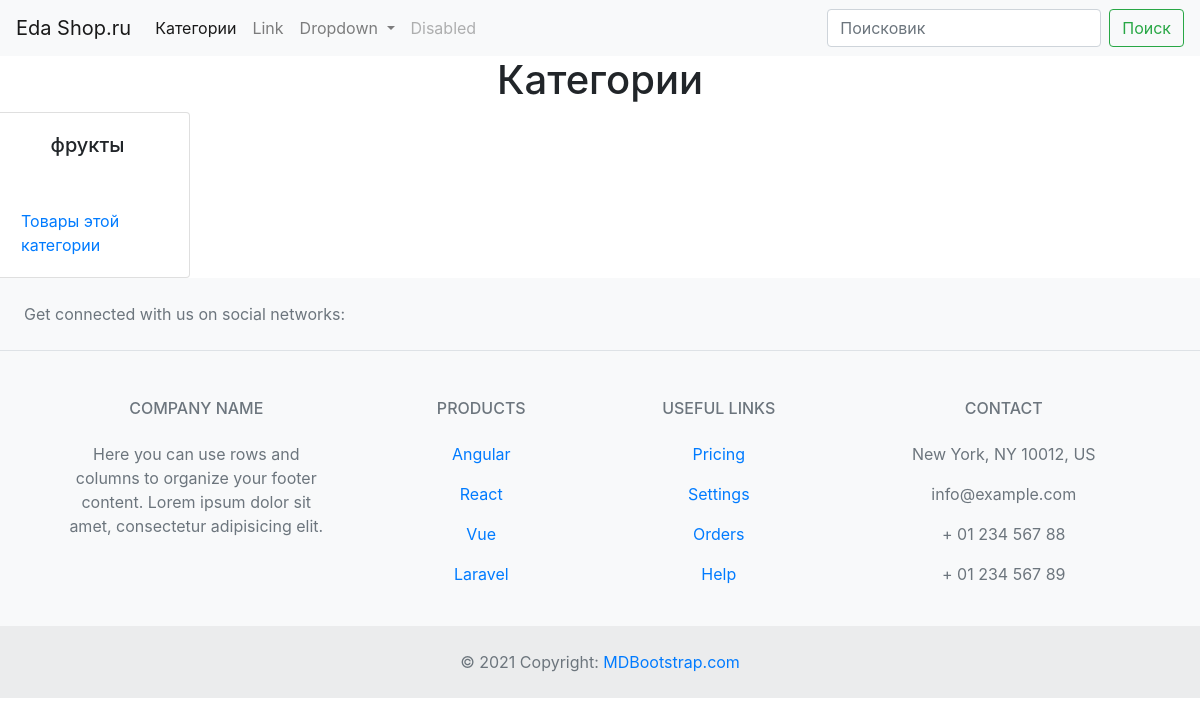
/product/all/, run on an earlier commit of the app's database.
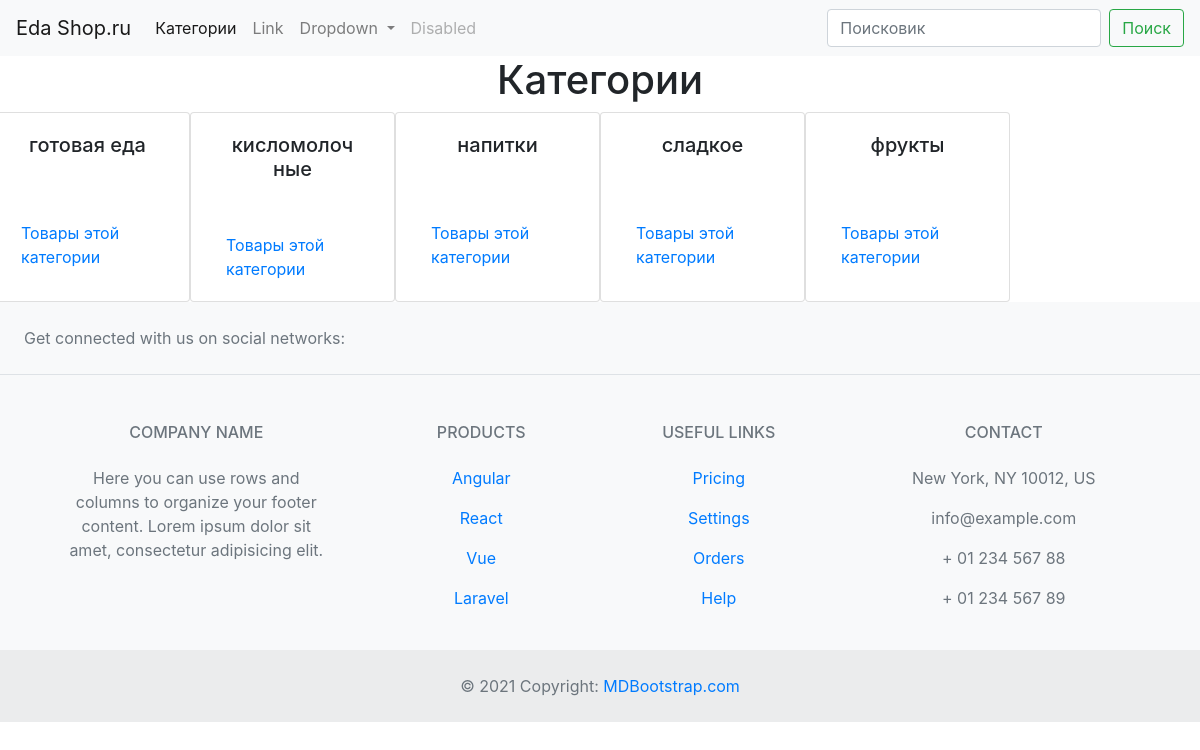
And on a later commit of the database.
### product/models.py (models this page shows, shortened)
class Category(models.Model):
    name = models.CharField(max_length=199,db_index = True)
    slug = models.SlugField(max_length=200,db_index = True,unique=True)
    class Meta:
        ordering = ("name",)
        verbose_name = 'Категория'
        verbose_name_plural = 'Категории'

### product/views.py (the view)
def category(request):
    category = models.Category.objects.all()
    return render(request, 'product/category.html', {'categorys' : category })

### templates/product/category.html (shortened to what this page needs)
{% extends "base.html" %}
{% load static %}
    {% block content %}
<h1 style="text-align:center">Категории</h1>
    <div class="container-category">
      <div class="row">
    {% for category in categorys %}
        <div class="card col-11 col-sm-11 col-md-5 col-lg-2 col-xl-2"   >
          <div class="card-body">
            <h5 class="card-title" style="text-align:center">{{category.name}}</h5>
          </div>
          <div class="card-body">
            <a href="#" class="card-link">Товары этой категории</a>
          </div>
        </div>
    {% endfor %}
          </div>
          </div>
    {% endblock %}

### templates/base.html (shortened to what this page needs)
<!DOCTYPE html>
{% load static %}
<html lang="en">
<head>
  <link rel="stylesheet" type="text/css" href="{% static 'css/index.css' %}"/>
    <link rel="stylesheet" href="https://stackpath.bootstrapcdn.com/bootstrap/4.1.3/css/bootstrap.min.css">
</head>
<body>
    <nav class="navbar navbar-expand-lg navbar-light bg-light">
      <a class="navbar-brand" href="#">Eda Shop.ru</a>
      <div class="collapse navbar-collapse" id="navbarSupportedContent">
        <ul class="navbar-nav mr-auto">
          <li class="nav-item active">
            <a class="nav-link" href=" {% url 'product:category_all' %}">Категории<span class="sr-only">(current)</span></a>
          </li>
          <li class="nav-item">
            <a class="nav-link" href="#">Link</a>
          </li>
          <li class="nav-item dropdown">
            <a class="nav-link dropdown-toggle" href="#" id="navbarDropdown" role="button" data-toggle="dropdown" aria-haspopup="true" aria-expanded="false">
              Dropdown
            </a>
          </li>
          <li class="nav-item">
            <a class="nav-link disabled" href="#">Disabled</a>
          </li>
        </ul>
        <form class="form-inline my-2 my-lg-0">
          <input class="form-control mr-sm-2" type="search" placeholder="Поисковик" aria-label="Search">
          <button class="btn btn-outline-success my-2 my-sm-0" type="submit">Поиск</button>
        </form>
      </div>
    </nav>
    {% block content %}
    {% endblock %}
<footer class="text-center text-lg-start bg-light text-muted">
  <section
    class="d-flex justify-content-center justify-content-lg-between p-4 border-bottom"
  >
    <div class="me-5 d-none d-lg-block">
      <span>Get connected with us on social networks:</span>
    </div>
  </section>
  <section class="">
    <div class="container text-center text-md-start mt-5">
      <div class="row mt-3">
        <div class="col-md-3 col-lg-4 col-xl-3 mx-auto mb-4">
          <h6 class="text-uppercase fw-bold mb-4">
            Company name
          </h6>
          <p>
            Here you can use rows and columns to organize your footer content. Lorem ipsum
            dolor sit amet, consectetur adipisicing elit.
          </p>
        </div>
        <div class="col-md-2 col-lg-2 col-xl-2 mx-auto mb-4">
          <h6 class="text-uppercase fw-bold mb-4">
            Products
          </h6>
          <p>
            <a href="#!" class="text-reset">Angular</a>
          </p>
          <p>
            <a href="#!" class="text-reset">React</a>
          </p>
          <p>
            <a href="#!" class="text-reset">Vue</a>
          </p>
          <p>
            <a href="#!" class="text-reset">Laravel</a>
          </p>
        </div>
        <div class="col-md-3 col-lg-2 col-xl-2 mx-auto mb-4">
          <h6 class="text-uppercase fw-bold mb-4">
            Useful links
          </h6>
          <p>
            <a href="#!" class="text-reset">Pricing</a>
          </p>
          <p>
            <a href="#!" class="text-reset">Settings</a>
          </p>
          <p>
            <a href="#!" class="text-reset">Orders</a>
          </p>
          <p>
            <a href="#!" class="text-reset">Help</a>
          </p>
        </div>
        <div class="col-md-4 col-lg-3 col-xl-3 mx-auto mb-md-0 mb-4">
          <h6 class="text-uppercase fw-bold mb-4">
            Contact
          </h6>
          <p> New York, NY 10012, US</p>
          <p>
            info@example.com
          </p>
          <p> + 01 234 567 88</p>
          <p> + 01 234 567 89</p>
        </div>
      </div>
    </div>
  </section>
  <div class="text-center p-4" style="background-color: rgba(0, 0, 0, 0.05);">
    © 2021 Copyright:
    <a class="text-reset fw-bold" href="https://mdbootstrap.com/">MDBootstrap.com</a>
  </div>
</footer>
</body>
</html>

### static/css/index.css (style rules this page uses)
.container-category { max-width: 100%; width: 100%; }

What changed in the data, as far as the page shows it:
added Category: name "готовая еда"
added Category: name "кисломолочные"
added Category: name "напитки"
added Category: name "сладкое"
